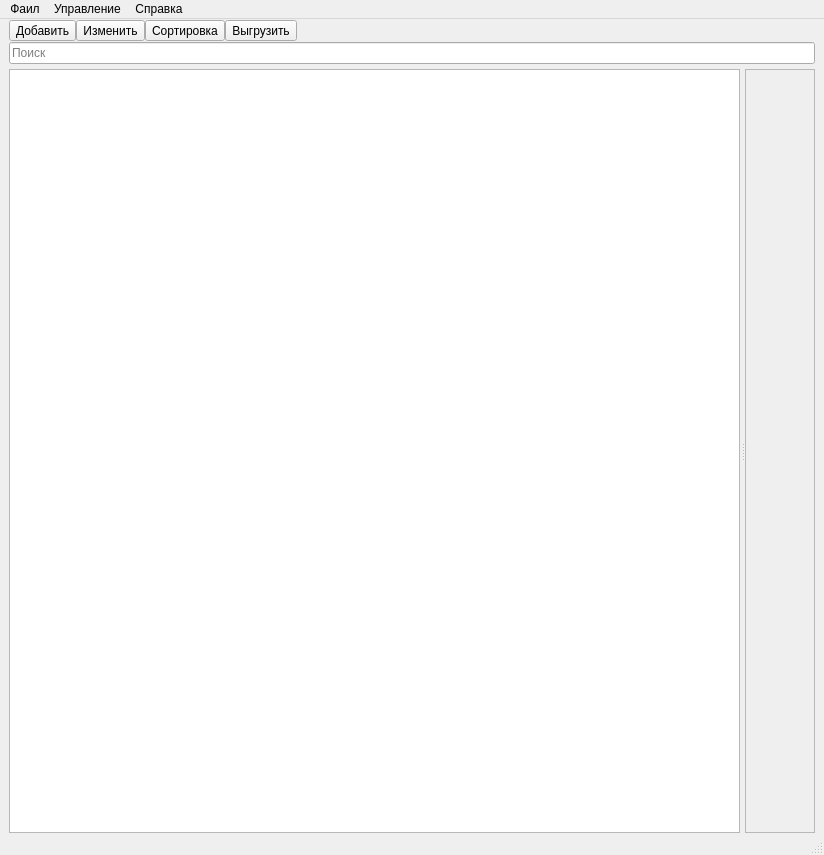
<?xml version="1.0" encoding="UTF-8"?>
<ui version="4.0">
 <class>MainWindow</class>
 <widget class="QMainWindow" name="MainWindow">
  <property name="geometry">
   <rect>
    <x>0</x>
    <y>0</y>
    <width>824</width>
    <height>855</height>
   </rect>
  </property>
  <property name="windowTitle">
   <string>Пользователи</string>
  </property>
  <widget class="QWidget" name="centralwidget">
   <layout class="QVBoxLayout" name="verticalLayout">
    <property name="spacing">
     <number>0</number>
    </property>
    <property name="topMargin">
     <number>0</number>
    </property>
    <property name="bottomMargin">
     <number>0</number>
    </property>
    <item>
     <layout class="QHBoxLayout" name="horizontalLayout_4">
      <property name="spacing">
       <number>0</number>
      </property>
      <property name="topMargin">
       <number>1</number>
      </property>
      <property name="bottomMargin">
       <number>1</number>
      </property>
      <item>
       <widget class="QToolButton" name="btn_new">
        <property name="text">
         <string>Добавить</string>
        </property>
        <property name="iconSize">
         <size>
          <width>40</width>
          <height>40</height>
         </size>
        </property>
        <property name="toolButtonStyle">
         <enum>Qt::ToolButtonTextUnderIcon</enum>
        </property>
       </widget>
      </item>
      <item>
       <widget class="QToolButton" name="btn_edit">
        <property name="text">
         <string>Изменить</string>
        </property>
        <property name="iconSize">
         <size>
          <width>40</width>
          <height>40</height>
         </size>
        </property>
        <property name="toolButtonStyle">
         <enum>Qt::ToolButtonTextUnderIcon</enum>
        </property>
       </widget>
      </item>
      <item>
       <widget class="QToolButton" name="btn_sort">
        <property name="text">
         <string>Сортировка</string>
        </property>
        <property name="iconSize">
         <size>
          <width>40</width>
          <height>40</height>
         </size>
        </property>
        <property name="toolButtonStyle">
         <enum>Qt::ToolButtonTextUnderIcon</enum>
        </property>
       </widget>
      </item>
      <item>
       <widget class="QToolButton" name="btn_export">
        <property name="text">
         <string>Выгрузить</string>
        </property>
        <property name="iconSize">
         <size>
          <width>40</width>
          <height>40</height>
         </size>
        </property>
        <property name="toolButtonStyle">
         <enum>Qt::ToolButtonTextUnderIcon</enum>
        </property>
       </widget>
      </item>
      <item>
       <spacer name="horizontalSpacer">
        <property name="orientation">
         <enum>Qt::Horizontal</enum>
        </property>
        <property name="sizeHint" stdset="0">
         <size>
          <width>40</width>
          <height>20</height>
         </size>
        </property>
       </spacer>
      </item>
     </layout>
    </item>
    <item>
     <layout class="QHBoxLayout" name="horizontalLayout_2">
      <property name="topMargin">
       <number>0</number>
      </property>
      <property name="bottomMargin">
       <number>5</number>
      </property>
      <item>
       <widget class="QLineEdit" name="lineEdit_searchUser">
        <property name="placeholderText">
         <string>Поиск</string>
        </property>
        <property name="clearButtonEnabled">
         <bool>true</bool>
        </property>
       </widget>
      </item>
     </layout>
    </item>
    <item>
     <widget class="QSplitter" name="splitter">
      <property name="sizePolicy">
       <sizepolicy hsizetype="Expanding" vsizetype="Expanding">
        <horstretch>0</horstretch>
        <verstretch>0</verstretch>
       </sizepolicy>
      </property>
      <property name="orientation">
       <enum>Qt::Horizontal</enum>
      </property>
      <property name="opaqueResize">
       <bool>true</bool>
      </property>
      <property name="handleWidth">
       <number>5</number>
      </property>
      <property name="childrenCollapsible">
       <bool>true</bool>
      </property>
      <widget class="QTableWidget" name="tW_list">
       <property name="lineWidth">
        <number>0</number>
       </property>
       <property name="gridStyle">
        <enum>Qt::NoPen</enum>
       </property>
      </widget>
      <widget class="QScrollArea" name="scrollArea">
       <property name="sizePolicy">
        <sizepolicy hsizetype="Expanding" vsizetype="Expanding">
         <horstretch>0</horstretch>
         <verstretch>0</verstretch>
        </sizepolicy>
       </property>
       <property name="lineWidth">
        <number>0</number>
       </property>
       <property name="widgetResizable">
        <bool>true</bool>
       </property>
       <widget class="QWidget" name="scrollAreaWidgetContents">
        <property name="geometry">
         <rect>
          <x>0</x>
          <y>0</y>
          <width>68</width>
          <height>752</height>
         </rect>
        </property>
        <layout class="QVBoxLayout" name="verticalLayout_2"/>
       </widget>
      </widget>
     </widget>
    </item>
   </layout>
  </widget>
  <widget class="QMenuBar" name="menuBar">
   <property name="geometry">
    <rect>
     <x>0</x>
     <y>0</y>
     <width>824</width>
     <height>22</height>
    </rect>
   </property>
   <widget class="QMenu" name="menussss">
    <property name="title">
     <string>Фаил</string>
    </property>
    <addaction name="separator"/>
    <addaction name="action_exit"/>
   </widget>
   <widget class="QMenu" name="menu">
    <property name="title">
     <string>Управление</string>
    </property>
    <addaction name="action_add"/>
    <addaction name="action_edit"/>
    <addaction name="action_sort"/>
    <addaction name="action_export"/>
   </widget>
   <widget class="QMenu" name="menu_2">
    <property name="title">
     <string>Справка</string>
    </property>
    <addaction name="action_Helpers"/>
   </widget>
   <addaction name="menussss"/>
   <addaction name="menu"/>
   <addaction name="menu_2"/>
  </widget>
  <widget class="QStatusBar" name="statusBar"/>
  <action name="action_2">
   <property name="text">
    <string>Выход</string>
   </property>
  </action>
  <action name="action_exit">
   <property name="text">
    <string>Выход</string>
   </property>
  </action>
  <action name="action_add">
   <property name="text">
    <string>Добавить</string>
   </property>
  </action>
  <action name="action_edit">
   <property name="text">
    <string>Изменить</string>
   </property>
  </action>
  <action name="action_sort">
   <property name="text">
    <string>Сортировка</string>
   </property>
  </action>
  <action name="action_export">
   <property name="text">
    <string>Выгрузить</string>
   </property>
  </action>
  <action name="action_Helpers">
   <property name="text">
    <string>Справка по Helpers</string>
   </property>
  </action>
 </widget>
 <resources/>
 <connections/>
</ui>
